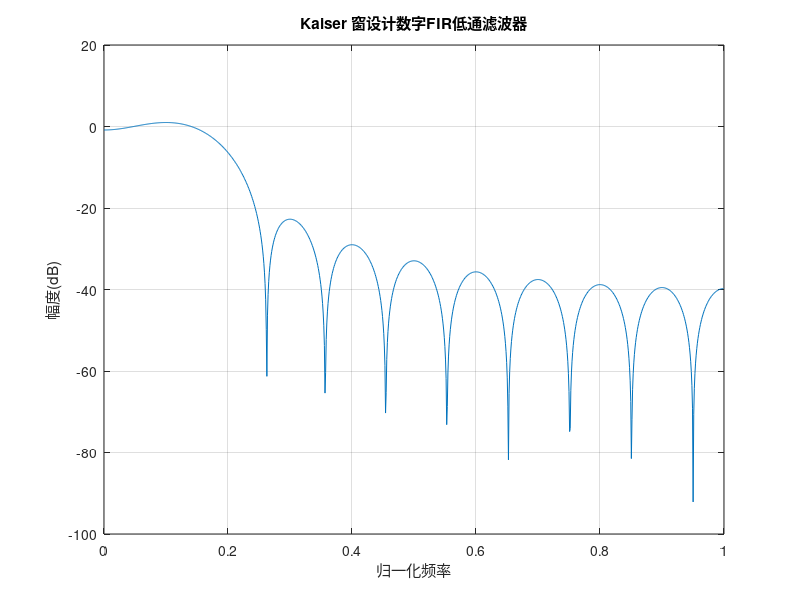

Here is the MATLAB script that generated this plot:
% 设计参数
wp = 0.2*pi; % 通带截止频率
Rp = 0.25; % 通带最大衰减
ws = 0.3*pi; % 阻带截止频率
As = 50; % 阻带最小衰减

% 确定滤波器阶数
delta_w = ws - wp;
A = -20*log10(sqrt(Rp)); % 计算实际通带最大衰减量
if A > 50
    N = ceil((A-7.95)/(2.285*delta_w)); % 公式1
else
    N = ceil(5.79/delta_w); % 公式2
end

% 计算 Kaiser 窗函数参数 beta
if A <= 21
    beta = 0;
elseif A > 21 && A <= 50
    beta = 0.5842*(A-21)^0.4 + 0.07886*(A-21);
else
    beta = 0.1102*(A-8.7);
end

% 构建理想低通滤波器的频率响应
n = -(N-1)/2:(N-1)/2; % 滤波器长度为N
hd = sin(wp*n)./(pi*n); % 理想低通滤波器的频率响应
hd((N+1)/2) = wp/pi; % 当 n=0 时，直接计算

% 计算 Kaiser 窗函数
w = kaiser(N,beta);

% 计算实际低通滤波器的频率响应
h = hd .* w';

% 绘制幅度特性曲线
[H,f] = freqz(h,1,1024);
plot(f/pi,20*log10(abs(H)));
grid on;
xlabel('归一化频率');
ylabel('幅度(dB)');
title('Kaiser 窗设计数字FIR低通滤波器');

% 输出滤波器参数
disp(['滤波器阶数为：',num2str(N)]);
disp(['Kaiser窗参数beta为：',num2str(beta)]);
